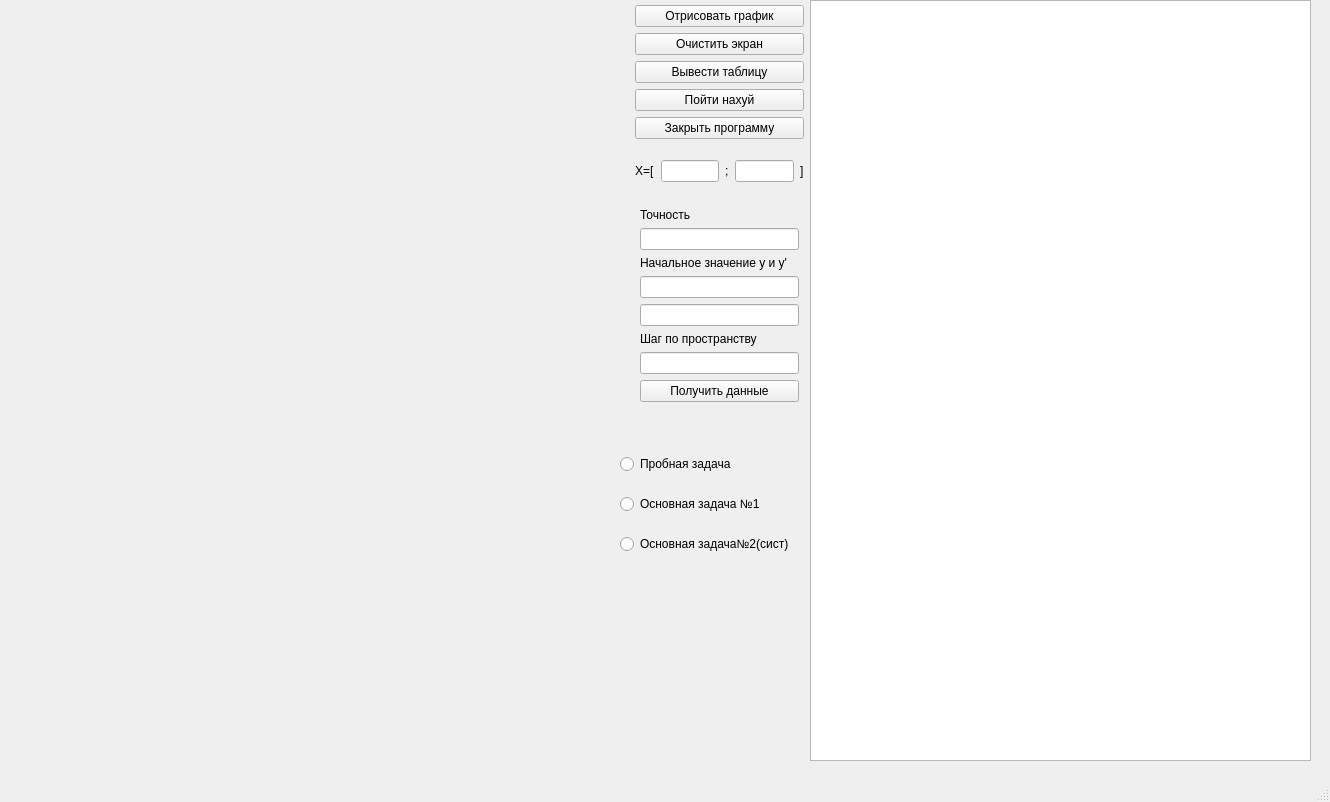
<?xml version="1.0" encoding="UTF-8"?>
<ui version="4.0">
 <class>MainWindow</class>
 <widget class="QMainWindow" name="MainWindow">
  <property name="geometry">
   <rect>
    <x>0</x>
    <y>0</y>
    <width>1330</width>
    <height>802</height>
   </rect>
  </property>
  <property name="windowTitle">
   <string>MainWindow</string>
  </property>
  <widget class="QWidget" name="centralwidget">
   <widget class="QWidget" name="verticalLayoutWidget">
    <property name="geometry">
     <rect>
      <x>630</x>
      <y>0</y>
      <width>179</width>
      <height>412</height>
     </rect>
    </property>
    <layout class="QVBoxLayout" name="verticalLayout_5">
     <property name="leftMargin">
      <number>5</number>
     </property>
     <property name="topMargin">
      <number>5</number>
     </property>
     <property name="rightMargin">
      <number>5</number>
     </property>
     <property name="bottomMargin">
      <number>5</number>
     </property>
     <item>
      <widget class="QPushButton" name="Draw_but_3">
       <property name="text">
        <string>Отрисовать график</string>
       </property>
      </widget>
     </item>
     <item>
      <widget class="QPushButton" name="Clear_But_3">
       <property name="text">
        <string>Очистить экран</string>
       </property>
      </widget>
     </item>
     <item>
      <widget class="QPushButton" name="Show_dick">
       <property name="text">
        <string>Вывести таблицу</string>
       </property>
      </widget>
     </item>
     <item>
      <widget class="QPushButton" name="Draw_From_But_3">
       <property name="text">
        <string>Пойти нахуй</string>
       </property>
      </widget>
     </item>
     <item>
      <widget class="QPushButton" name="Exit_But_3">
       <property name="enabled">
        <bool>true</bool>
       </property>
       <property name="autoFillBackground">
        <bool>false</bool>
       </property>
       <property name="text">
        <string>Закрыть программу</string>
       </property>
      </widget>
     </item>
     <item>
      <layout class="QHBoxLayout" name="horizontalLayout_8">
       <item>
        <widget class="QLabel" name="label_17">
         <property name="text">
          <string>X=[</string>
         </property>
        </widget>
       </item>
       <item>
        <widget class="QLineEdit" name="X_EDIT_START_3">
         <property name="text">
          <string/>
         </property>
        </widget>
       </item>
       <item>
        <widget class="QLabel" name="label_18">
         <property name="text">
          <string>;</string>
         </property>
        </widget>
       </item>
       <item>
        <widget class="QLineEdit" name="X_EDIT_END_3">
         <property name="text">
          <string/>
         </property>
        </widget>
       </item>
       <item>
        <widget class="QLabel" name="label_19">
         <property name="text">
          <string>]</string>
         </property>
        </widget>
       </item>
      </layout>
     </item>
     <item>
      <layout class="QVBoxLayout" name="verticalLayout_6">
       <property name="leftMargin">
        <number>5</number>
       </property>
       <property name="topMargin">
        <number>5</number>
       </property>
       <property name="rightMargin">
        <number>5</number>
       </property>
       <property name="bottomMargin">
        <number>5</number>
       </property>
       <item>
        <widget class="QLabel" name="label_23">
         <property name="text">
          <string>Точность</string>
         </property>
        </widget>
       </item>
       <item>
        <widget class="QLineEdit" name="Acc_Edit_3">
         <property name="text">
          <string/>
         </property>
        </widget>
       </item>
       <item>
        <widget class="QLabel" name="label_25">
         <property name="text">
          <string>Начальное значение y и y'</string>
         </property>
        </widget>
       </item>
       <item>
        <widget class="QLineEdit" name="Start_Posit">
         <property name="text">
          <string/>
         </property>
        </widget>
       </item>
       <item>
        <widget class="QLineEdit" name="Start_y_for_sys">
         <property name="text">
          <string/>
         </property>
        </widget>
       </item>
       <item>
        <widget class="QLabel" name="label_24">
         <property name="text">
          <string>Шаг по пространству</string>
         </property>
        </widget>
       </item>
       <item>
        <widget class="QLineEdit" name="StepEdit_3">
         <property name="text">
          <string/>
         </property>
        </widget>
       </item>
       <item>
        <widget class="QPushButton" name="Get_Data_but_3">
         <property name="text">
          <string>Получить данные</string>
         </property>
        </widget>
       </item>
      </layout>
     </item>
    </layout>
   </widget>
   <widget class="QWidget" name="horizontalLayoutWidget">
    <property name="geometry">
     <rect>
      <x>0</x>
      <y>0</y>
      <width>621</width>
      <height>461</height>
     </rect>
    </property>
    <layout class="QHBoxLayout" name="horizontalLayout_10"/>
   </widget>
   <widget class="QWidget" name="verticalLayoutWidget_2">
    <property name="geometry">
     <rect>
      <x>620</x>
      <y>440</y>
      <width>196</width>
      <height>131</height>
     </rect>
    </property>
    <layout class="QVBoxLayout" name="verticalLayout">
     <item>
      <widget class="QRadioButton" name="Test_task_button">
       <property name="text">
        <string>Пробная задача</string>
       </property>
      </widget>
     </item>
     <item>
      <widget class="QRadioButton" name="main_task">
       <property name="text">
        <string>Основная задача №1</string>
       </property>
      </widget>
     </item>
     <item>
      <widget class="QRadioButton" name="main_task_syst">
       <property name="text">
        <string>Основная задача№2(сист)</string>
       </property>
      </widget>
     </item>
    </layout>
   </widget>
   <widget class="QTableWidget" name="tableWidget">
    <property name="geometry">
     <rect>
      <x>810</x>
      <y>0</y>
      <width>501</width>
      <height>761</height>
     </rect>
    </property>
   </widget>
  </widget>
  <widget class="QMenuBar" name="menubar">
   <property name="geometry">
    <rect>
     <x>0</x>
     <y>0</y>
     <width>1330</width>
     <height>21</height>
    </rect>
   </property>
  </widget>
  <widget class="QStatusBar" name="statusbar"/>
 </widget>
 <resources/>
 <connections/>
</ui>
